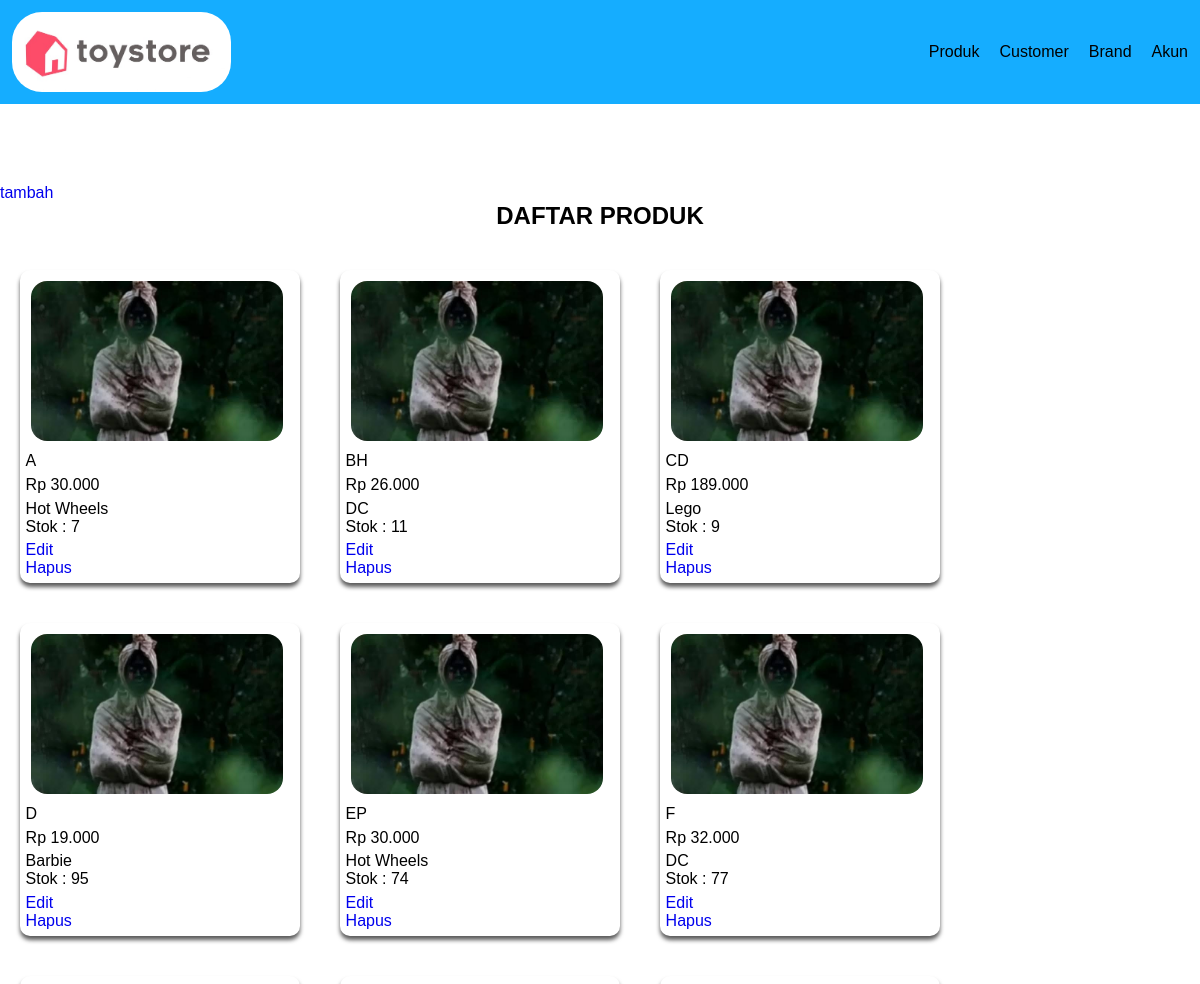
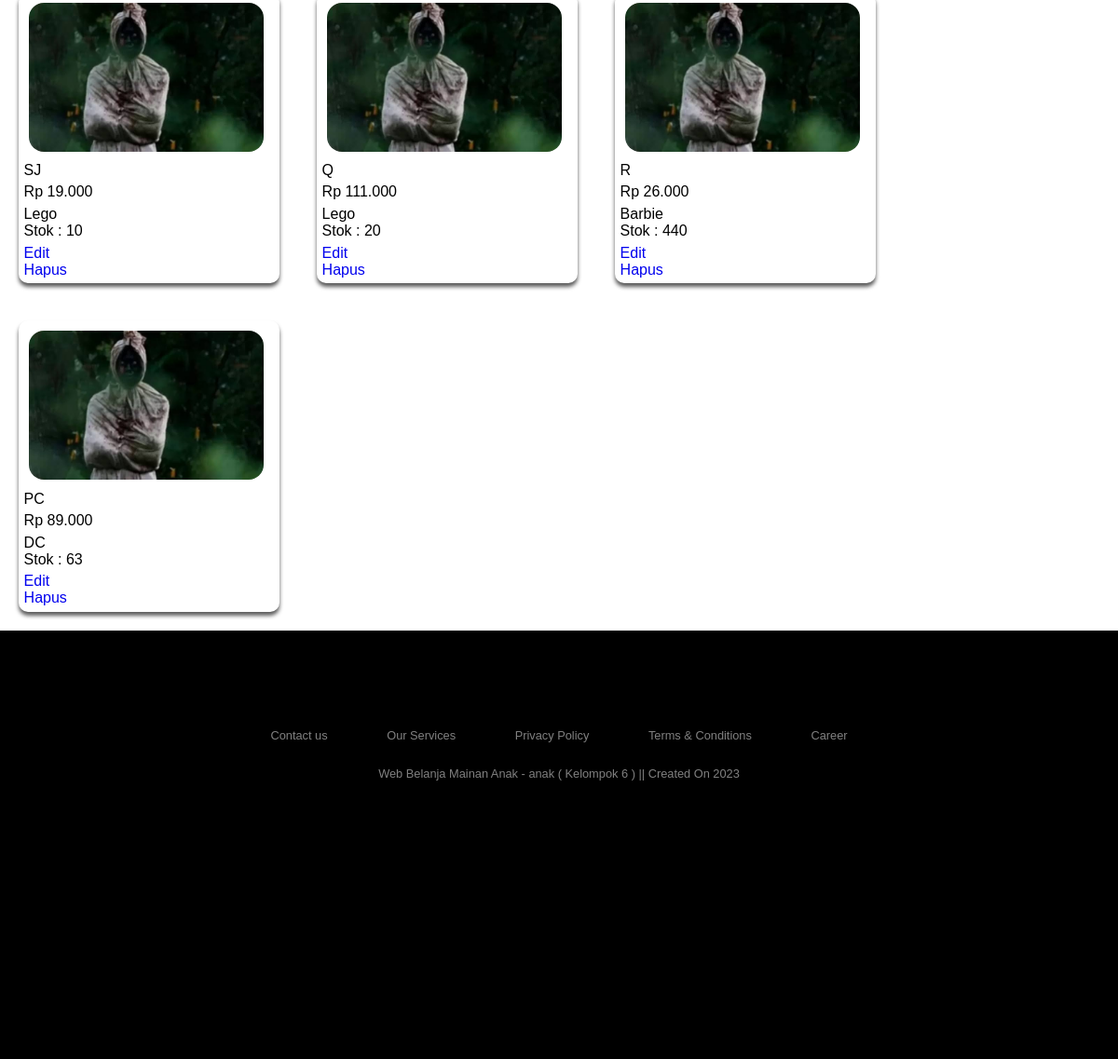
/app/admin/administrator/index.php (signed in), run on an earlier commit of the app's database (2 pictures, top to bottom).
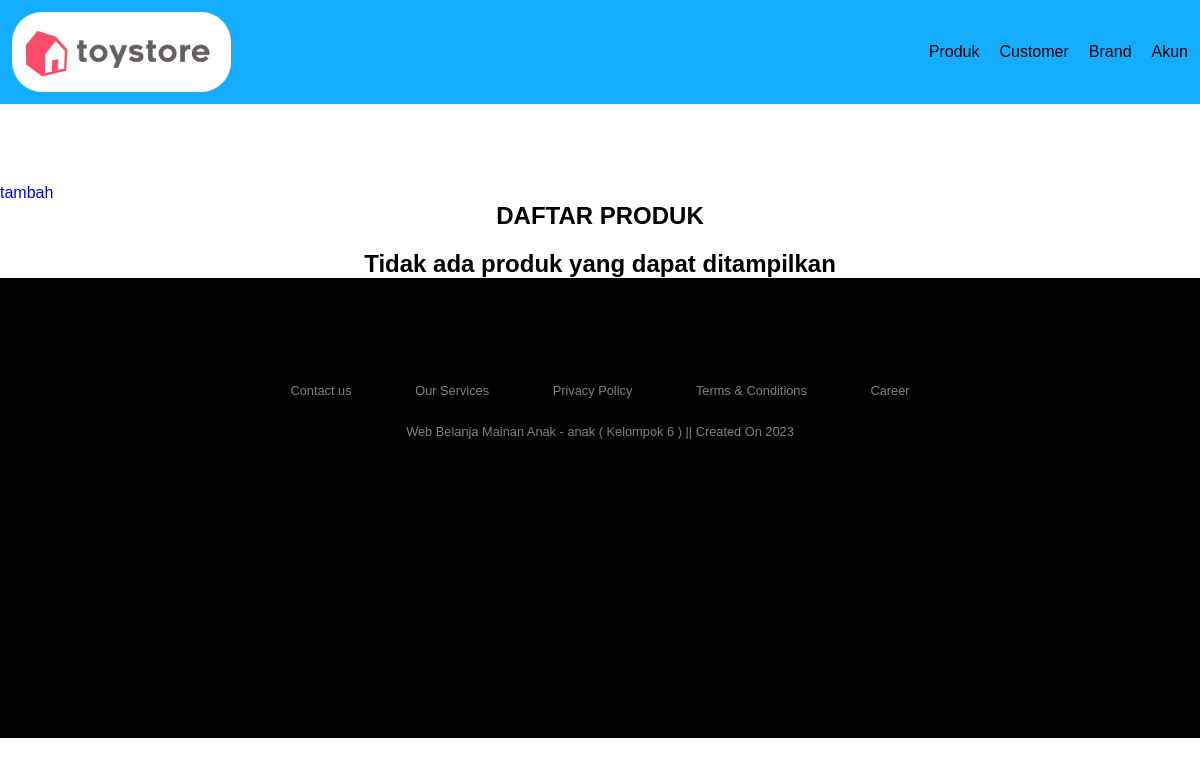
And on a later commit of the database.
### tables this page shows
CREATE TABLE `product` (
  `PRODUCT_ID` varchar(8) NOT NULL,
  `BRAND_ID` varchar(8) DEFAULT NULL,
  `PRODUCT_NAME` varchar(50) NOT NULL,
  `PRODUCT_IMG` varchar(225) NOT NULL,
  `PRODUCT_STOCK` int(11) NOT NULL,
  `PRODUCT_PRICE` bigint(20) NOT NULL,
  `PRODUCT_DESC` text NOT NULL,
  `CREATED_AT` timestamp NOT NULL DEFAULT current_timestamp() ON UPDATE current_timestamp(),
  `UPDATED_AT` date DEFAULT NULL
);

CREATE TABLE `brand` (
  `BRAND_ID` varchar(8) NOT NULL,
  `BRAND_NAME` varchar(15) NOT NULL
);

### app/database.php (called while the page is built, shortened)
<?php
	function getProductwithBrands(){
        try {
            $statement =DB->prepare("SELECT * FROM product JOIN brand ON brand.BRAND_ID = product.BRAND_ID");
            $statement->execute();
            return $statement->fetchAll(PDO::FETCH_ASSOC);
        } catch (PDOException $err) {
            echo $err->getMessage();
        }
	}
?>

### app/admin/administrator/index.php (the view, shortened to what this page needs)
<?php
    require("../../database.php");
    $products = getProductwithBrands();
?>
<!DOCTYPE html>
<html lang="en">
    <head>
        <link rel="stylesheet" type="text/css" href="../../../assets/css/style.css">
    </head>
    <body>
        <?php require '../../../assets/inc/navbar.inc'; ?>
        <div class="content">
            <div class="add">
                <a href="tambah_produk.php">tambah</a>
            </div>
            <h1>DAFTAR PRODUK</h1>
            <?php if (count($products) > 0) { ?>
                <div class="card-container">
                    <?php foreach ($products as $product) : ?>
                        <div class="card">
                            <div class="cardImg" style="background-image:url(../../../assets/images/products/<?= $product["PRODUCT_IMG"] ?>); background-size:cover;background-position:center;">
                            </div>
                            <div class="cardInfo">
                                <?= ucwords($product["PRODUCT_NAME"]) ?>
                            </div>
                            <div class="cardInfo">
                                <?= "Rp " . number_format($product["PRODUCT_PRICE"], 0, ',', '.'); ?>
                            </div>
                            <div class="cardInfo">
                                <span class="productCardinfo-category"><?= ucwords($product["BRAND_NAME"]) ?></span>
                                <span class="productCardinfo-stock">Stok : <?= $product["PRODUCT_STOCK"] ?></span>
                            </div>
                            <div class="cardInfo">
                                <a href="edit_produk.php?id=<?= $product["PRODUCT_ID"]?>" class="primary-btn">Edit</a>
                                <a href="index.php?id=<?= $product["PRODUCT_ID"]?>" class="primary-btn">Hapus</a>
                            </div>
                        </div>
                    <?php endforeach; ?>
                </div>
            <?php } else {
                echo "<h2>Tidak ada produk yang dapat ditampilkan</h2>";
            } ?>
        </div>
        <?php require '../../../assets/inc/footer.inc'; ?>
    </body>
</html>

### assets/inc/navbar.inc (shortened to what this page needs)
<?php
    if (isset($_SESSION['admin'])) { ?>
        <div class="">
            <div class="navbar">
                <div class="leftnavbar">
                    <a href="index.php" class="logo"><img class="img-logo" src="../../../fahmi/img-logo.jpeg.jpg" alt="logo"></a>
                </div>
                <nav class="rightnavbar">
                    <ul>
                        <li><a href="index.php">Produk</a></li>
                        <li><a href="manajemen_cust.php">Customer</a></li>
                        <li><a href="manajemen_brand.php">Brand</a></li>
                        <li><a href="../admin_account.php">Akun</a></li>
                    </ul>
                </nav>
            </div>
        </div>
    <?php }
?>

### assets/inc/footer.inc
<div class="foot-er">
	<div class="row">
		<a href="#"><i class="fa fa-facebook"></i></a>
		<a href="#"><i class="fa fa-instagram"></i></a>
		<a href="#"><i class="fa fa-youtube"></i></a>
		<a href="#"><i class="fa fa-twitter"></i></a>
	</div>
	<div class="row">
		<ul>
		<li><a href="#">Contact us</a></li>
		<li><a href="#">Our Services</a></li>
		<li><a href="#">Privacy Policy</a></li>
		<li><a href="#">Terms & Conditions</a></li>
		<li><a href="#">Career</a></li>
		</ul>
	</div>
	<div class="row">
		Web Belanja Mainan Anak - anak ( Kelompok 6 ) || Created On 2023
	</div>
</div>

### assets/css/style.css (style rules this page uses)
* { margin: 0; padding: 0; }
h1 { font-size: 1.5em; text-align: center; margin-bottom: 20px; }
body { font-family: 'Gill Sans', 'Gill Sans MT', Calibri, 'Trebuchet MS', sans-serif; }
.navbar { margin-bottom: 10vh; display: flex; padding: 1%; width: 98%; height: 80px; background-color: rgb(21, 173, 255); justify-content: space-between; }
.img-logo { width: 100%; height: 100%; border-radius: 30px; }
.rightnavbar { display: flex; justify-content: center; align-items: center; }
.rightnavbar ul { list-style: none; display: flex; }
.rightnavbar ul li { margin-right: 20px; }
.rightnavbar ul li a { text-decoration: none; color: black; }
.rightnavbar ul li:last-child { margin-right: 0; }
.content h2 { text-align: center; }
a { text-decoration: none; }
.foot-er { width: 100%; height: 50vh; background-color: black; padding:30px 0px; font-family: 'Play', sans-serif; text-align:center; }
.row { width:100%; margin:1% 0%; padding:0.6% 0%; color:gray; font-size:0.8em; }
.row a { text-decoration:none; color:gray; transition:0.5s; }
.row ul { width:100%; }
.row ul li { display:inline-block; margin:0px 30px; }
.card-container { display: flex; flex-wrap: wrap; }
.card { margin: 20px; width: 280px; border-radius: 10px; box-shadow: 0px 4px 4px 0px rgb(91, 91, 91); }
.cardInfo { margin: 2%; border-radius: 1rem; display: flex; flex-direction: column; justify-content: center; }
.cardImg { margin: 4%; width: 90%; height: 20vh; border-radius: 1rem; }

What changed in the data, as far as the page shows it:
removed product: PRODUCT_IMG (placeholder picture), PRODUCT_NAME "A", PRODUCT_PRICE "30.000", BRAND_ID.BRAND_NAME "Hot Wheels", PRODUCT_STOCK "7"
removed product: PRODUCT_IMG (placeholder picture), PRODUCT_NAME "BH", PRODUCT_PRICE "26.000", BRAND_ID.BRAND_NAME "DC", PRODUCT_STOCK "11"
removed product: PRODUCT_IMG (placeholder picture), PRODUCT_NAME "CD", PRODUCT_PRICE "189.000", BRAND_ID.BRAND_NAME "Lego", PRODUCT_STOCK "9"
removed product: PRODUCT_IMG (placeholder picture), PRODUCT_NAME "D", PRODUCT_PRICE "19.000", BRAND_ID.BRAND_NAME "Barbie", PRODUCT_STOCK "95"
removed product: PRODUCT_IMG (placeholder picture), PRODUCT_NAME "EP", PRODUCT_PRICE "30.000", BRAND_ID.BRAND_NAME "Hot Wheels", PRODUCT_STOCK "74"
removed product: PRODUCT_IMG (placeholder picture), PRODUCT_NAME "F", PRODUCT_PRICE "32.000", BRAND_ID.BRAND_NAME "DC", PRODUCT_STOCK "77"
removed product: PRODUCT_IMG (placeholder picture), PRODUCT_NAME "SJ", PRODUCT_PRICE "19.000", BRAND_ID.BRAND_NAME "Lego", PRODUCT_STOCK "10"
removed product: PRODUCT_IMG (placeholder picture), PRODUCT_NAME "Q", PRODUCT_PRICE "111.000", BRAND_ID.BRAND_NAME "Lego", PRODUCT_STOCK "20"
removed product: PRODUCT_IMG (placeholder picture), PRODUCT_NAME "R", PRODUCT_PRICE "26.000", BRAND_ID.BRAND_NAME "Barbie", PRODUCT_STOCK "440"
removed product: PRODUCT_IMG (placeholder picture), PRODUCT_NAME "PC", PRODUCT_PRICE "89.000", BRAND_ID.BRAND_NAME "DC", PRODUCT_STOCK "63"
Also different on the page:
text now shown: "Tidak ada produk yang dapat ditampilkan"
